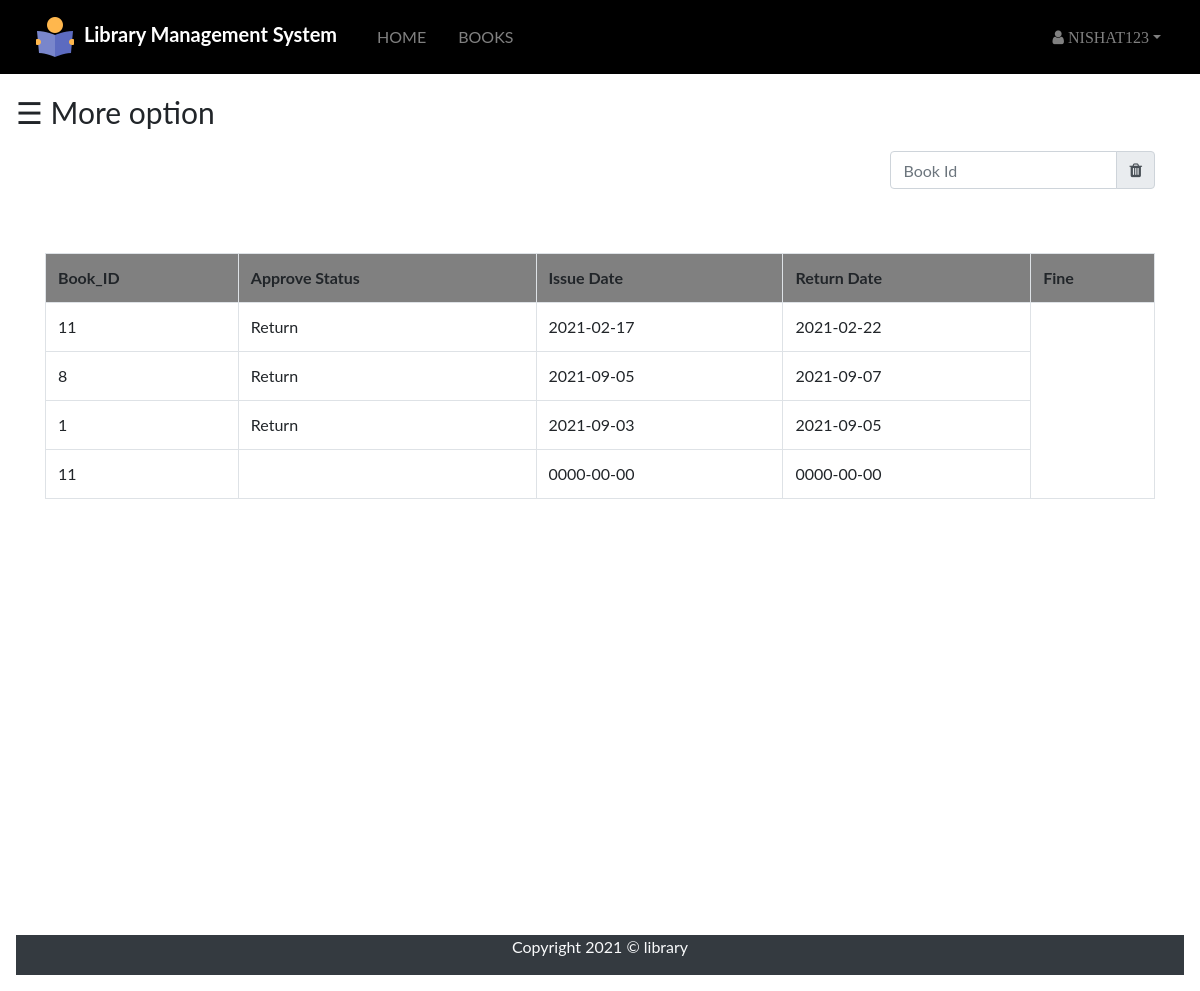
The page /student/book_request.php (signed in) on the database its author committed.
### tables this page shows
CREATE TABLE `issue_book` (
  `username` varchar(255) NOT NULL,
  `b_id` int(100) NOT NULL,
  `approve` varchar(100) NOT NULL,
  `issue` date NOT NULL DEFAULT current_timestamp(),
  `returnbook` date NOT NULL
);

### src/student/book_request.php (the view, shortened to what this page needs)
<?php
include "navbar.php";
include "link.php";
 ?>
 <!DOCTYPE html>
 <html lang="en" dir="ltr">
   <head>
   </head>
   <body>
       <div id="main">
       <span style="font-size:30px;cursor:pointer" onclick="openNav()">&#9776; More option</span>
       <div class="container" style="min-height: 800px;">
         <div class="searchbook form-inline ml-auto">
           <form class="ml-auto py-3 " action="" method="post">
             <div class="input-group">
               <input type="text" name="search" placeholder="Book Id" class="form-control" value="">
               <div class="input-group-append">
                 <button type="submit" name="delete_btn" class="input-group-text"><span class="fa fa-trash"></span>
                 </button>
               </div>
             </div>
           </form>
         </div>
       <?php
       if(isset($_SESSION['login_user']))
       {
         $sql="select * from issue_book where username='$_SESSION[login_user]';";
         $query=mysqli_query($dblink,$sql);
         if(mysqli_num_rows($query)==0)
         {
           echo "<h2 class='display-5 py-5'>";
           echo "Sorry...! There is no pending book request";
           echo "</h2>";
         }
         else{
         echo "<table class='table table-bordered table-hover mt-5'>";
           echo "<tr style='background-color:gray;'>";
           echo "<th>"; echo "Book_ID"; echo "</th>";
           echo "<th>"; echo "Approve Status"; echo "</th>";
           echo "<th>"; echo "Issue Date"; echo "</th>";
           echo "<th>"; echo "Return Date"; echo "</th>";
           echo "<th>"; echo "Fine"; echo "</th>";
           echo "</tr>";
           while($row=mysqli_fetch_assoc($query))
           {
             $y=$row['returnbook'];
             echo "<tr>";
             echo "<form action='book_request.php' method='GET'>";
             echo "<td>";echo $row['b_id']; echo "</td>";
             echo "<td>";echo $row['approve']; echo "</td>";
             echo "<td>";echo $row['issue']; echo "</td>";
             $day=date("Y-m-d");
             if(($day>$row['returnbook'])&& $row['approve']=='Expired'){
               echo "<td class='bg-danger'>";echo $row['returnbook']; echo "</td>";
               ?>
               <td class="bg-info"> <input type="hidden" name="fine" value=""  />
                 <?php
                 if($day>$y)
                {
                  $return=strtotime($y);
                   $day=date("Y-m-d");
                   $today=strtotime($day);
                   $difference=$today-$return;
                   if($difference>0)
                   {
                    $days=floor($difference/(60*60*24));
                   $x=$days*5;
                   echo $x;}
                }
                else{
                  echo "No Fine";
                } ?></td>
                <?php
             }
             else{
               echo "<td>";echo $row['returnbook']; echo "</td>";
             }
             echo "</tr>";
           }
           echo "</table>";
         }
       }
else{
}
       ?>
</div>
<footer class="bg-dark text-light text-center">
  <div class="container">
    <div class="row">
      <div class="col">
        <p>Copyright 2021 &copy; library</p>
      </div>
    </div>
  </div>
</footer>
   </body>
 </html>

### src/student/book_request.php (style rules this page uses)
body { font-family: "Lato", sans-serif; }
#main { transition: margin-left .5s; padding: 16px; }

### rows shown on the page
issue_book: b "11", approve "Return", issue "2021-02-17", returnbook "2021-02-22"
issue_book: b "8", approve "Return", issue "2021-09-05", returnbook "2021-09-07"
issue_book: b "1", approve "Return", issue "2021-09-03", returnbook "2021-09-05"
issue_book: b "11", issue "0000-00-00", returnbook "0000-00-00"

### other values the page prints
$_SESSION['login_user'] "NISHAT123"
